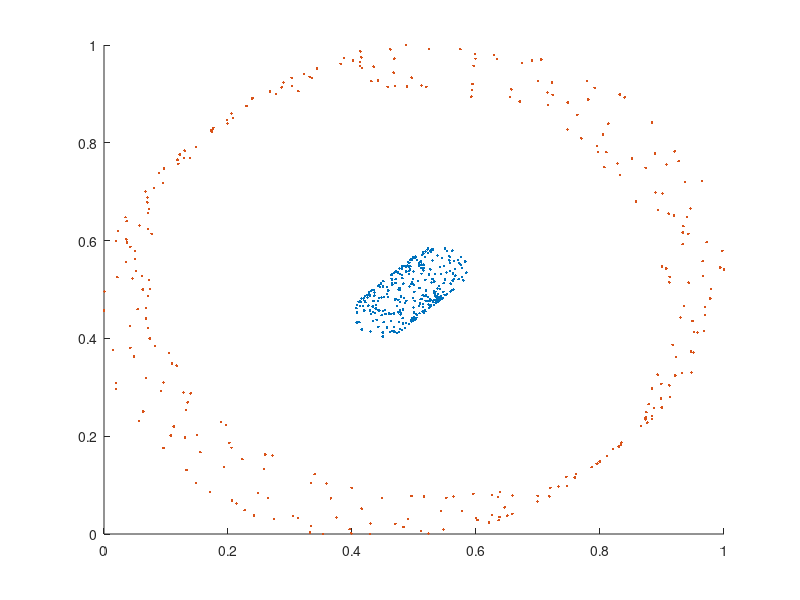

Recreate this plot in MATLAB.
close all
clear all
clc



% % % 2023.02.22
% % % K-Means implementation 1
% 
% load fisheriris
% data = meas(:,3:4);
% rng default; % For reproducibility
% data = [randn(100,2)*0.75+ones(100,2);
%     randn(100,2)*0.5-ones(100,2)];
% 
% data_m = data;
% k = 2;
% 
% % center1(1) = randi([ceil(min(data(:, 1))), floor(max(data(:, 1)))]);
% % center1(2) = randi([ceil(min(data(:, 2))), floor(max(data(:, 2)))]);
% % center2(1) = randi([ceil(min(data(:, 1))), floor(max(data(:, 1)))]);
% % center2(2) = randi([ceil(min(data(:, 2))), floor(max(data(:, 2)))]);
% center(1, :) = [0, 0];
% center(2, :) = [.1, .1];
% 
% for i = 1: 3
% 	
% 	g1 = [];
% 	g2 = [];
% 	
% % 	d1(:, 1) = sqrt((data(:, 1) - center1(1)) .^ 2);
% % 	d1(:, 2) = sqrt((data(:, 2) - center1(2)) .^ 2);
% 	distance1 = sqrt((data(:, 1) - center(1, 1)) .^ 2 + (data(:, 2) - center(1, 2)) .^ 2);
% % 	d2(:, 1) = sqrt((data(:, 1) - center2(1)) .^ 2);
% % 	d2(:, 2) = sqrt((data(:, 2) - center2(2)) .^ 2);
% 	distance2 = sqrt((data(:, 1) - center(2, 1)) .^ 2 + (data(:, 2) - center(2, 2)) .^ 2);
% % 	distance1 = pdist2(data, center1);
% % 	distance2 = pdist2(data, center2);
% 	
% 	for j = 1: length(data)
% 		if (distance1(j) < distance2(j))
% 			g1(end + 1, :) = data(j, :);
% 		else
% 			g2(end + 1, :) = data(j, :);
% 		end
% 	end
% 	
% 	if not(isempty(g1))
% 		center(1, 1) = mean(g1(:, 1));
% 		center(1, 2) = mean(g1(:, 2));
% 	end
% 	if not(isempty(g2))
% 		center(2, 1) = mean(g2(:, 1));
% 		center(2, 2) = mean(g2(:, 2));
% 	end
% 	
% end
% 
% hold on
% % plot(data(:, 1), data(:, 2), '.')
% plot(g1(:, 1), g1(:, 2), 'r.', 'MarkerSize', 12)
% plot(g2(:, 1), g2(:, 2), 'b.', 'MarkerSize', 12)
% plot(center(1, 1), center(1, 2), '*')
% plot(center(2, 1), center(2, 2), 'kx')
% hold off










% % % 2023.02.23
% % % K-Means implementation 2
% 
% load fisheriris
% 
% k = 2;
% data = meas(:,3:4);
% % rng default; % For reproducibility
% % data = [randn(100,2)*0.75+ones(100,2);
% %     randn(100,2)*0.5-ones(100,2)];
% 
% colors = ['r', 'g', 'b', 'm', 'k', 'c'];
% symbols = ['x', '+', '*', 'o', 's', 'd'];
% distance = zeros(size(data, 1), k);
% [m, n] = size(data);
% center = zeros(k, n);
% for i = 1: k
% 	center(i, :) =  data(i, :);
% end
% 
% for i = 1: 20
% 	for j = 1: size(center, 1)
% 		tempCenter = center(j, :);
% 		tempDistance = sqrt(sum((data - tempCenter) .^ 2, 2));
% 		distance(:, j) = tempDistance;
% 	end
% 	
% 	[M, I] = min(distance, [], 2);
% 	
% 	for j = 1: k
% 		if not(isempty(data(I == j, :)))
% 			center(j, :) = mean(data(I == j, :));
% 		end
% 	end
% end
% 
% hold on
% for i = 1: m
% 	color_index = mod(i - 1, length(colors)) + 1;
%     color = colors(color_index); 
%     plot(data(I == i, 1), data(I == i, 2), '.', 'MarkerSize', 10, 'Color', color);
% end
% for i = 1: k
% 	symbol_index = mod(i - 1, length(symbols)) + 1;
% 	symbol = symbols(symbol_index);
% 	plot(center(i, 1), center(i, 2), symbol, 'MarkerSize', 15)
% end
% hold off










% % % 2023.02.23
% % % DBSCAN failed implementation 1
% 
% rng('default')
% N = 300; 
% r1 = 0.5;
% r2 = 5;
% theta = linspace(0, 2 * pi, N)';
% X1 = r1 * [cos(theta), sin(theta)] + rand(N, 1);
% X2 = r2 * [cos(theta), sin(theta)] + rand(N, 1);
% 
% data = [X1; X2];
% eps = .5;
% minPts = 5;
% 
% [m, n] = size(data);
% distance = zeros(m, n);
% dataInfo = [zeros(size(data, 1), 1) (-1 * ones(size(data, 1), 1))]; % column1 = visted or not, column2 = cluster group (-1 = none, 0 = noise)
% clusterID = 0;
% 
% 
% i = 1;
% while any(dataInfo(:, 1) == 0)
% 
% 	if dataInfo(i, 1) == 1
% 		i = i + 1;
% 		continue;
% 	end
% 	
% 	tempCenter = data(i, :);
% 	distance = sqrt(sum((data - tempCenter) .^ 2, 2));
% 	neighbors = find(distance <= eps);
% 	
% 	if (size(neighbors, 1) < minPts) && (dataInfo(i, 2) == -1)
% 		dataInfo(i, 2) = 0;
% 	elseif (size(neighbors, 1) > minPts) && (dataInfo(i, 2) == -1)
% 		clusterID = clusterID + 1;
% 		dataInfo(i, 2) = clusterID;
% 		dataInfo(neighbors, 2) = clusterID;
% 		[temp, i] = max(distance(neighbors));
% 		continue;
% 	end
% 	
% 	dataInfo(i, 1) = 1;
% 	
% 	i = i + 1;
% 	if (i > size(dataInfo, 1)) && any(dataInfo(:, 1) == 0)
% 		i = find(dataInfo(:, 1) == 0, 1, 'first');
% 	end
% end
% 
% plot(data(:,1),data(:,2), '.')









% % % 2023.02.24
% % % DBSCAN failed implementation 2
% 
% rng('default')
% N = 300; 
% r1 = 0.5;
% r2 = 5;
% theta = linspace(0, 2 * pi, N)';
% X1 = r1 * [cos(theta), sin(theta)] + rand(N, 1);
% X2 = r2 * [cos(theta), sin(theta)] + rand(N, 1);
% 
% dataIn = [X1; X2];
% eps = .1;
% minPts = 5;
% 
% data = (dataIn - min(dataIn)) ./ (max(dataIn) - min(dataIn));
% 
% buffer = [];
% [m, n] = size(data);
% distance = zeros(m, n);
% dataInfo = [zeros(size(data, 1), 1) (-1 * ones(size(data, 1), 1))]; % column1 = visted or not, column2 = cluster group (-1 = none, 0 = noise)
% clusterID = 0;
% 
% buffer(end + 1) = 1;
% 
% while any(dataInfo(:, 1) == 0)
% 
% 	index = buffer(1);
% 	
% 	if dataInfo(index, 1) == 1
% 		buffer = buffer(2: end);
% 		continue;
% 	else
% 		dataInfo(index, 1) = 1;
% 	end
% 	
% 	tempCenter = data(index, :);
% 	distance = sqrt(sum((data - tempCenter) .^ 2, 2));
% 	neighbors = find(distance <= eps);
% 	
% 	if (size(neighbors, 1) < minPts) && (dataInfo(index, 2) == -1)
% 		dataInfo(index, 2) = 0;
% 	elseif (size(neighbors, 1) > minPts) && (dataInfo(index, 2) == -1)
% 		if length(buffer) < 1
% 			clusterID = clusterID + 1;
% 		end
% 		dataInfo(neighbors, 2) = clusterID;
% 		[temp, tempIndex] = sort(distance(neighbors), 'descend');
% 		buffer = [buffer; tempIndex];
% 	end
% 	
% 	buffer = buffer(2: end);
% end
% 
% hold on
% for i = 1: clusterID
% 	plot(data(dataInfo(:, 2), 1), data(dataInfo(:, 2), 2), '.')
% end














% % 2023.03.01
% % DBSCAN implementation 3

rng('default')
N = 300; 
r1 = 0.5;
r2 = 5;
theta = linspace(0, 2 * pi, N)';
X1 = r1 * [cos(theta), sin(theta)] + rand(N, 1);
X2 = r2 * [cos(theta), sin(theta)] + rand(N, 1);
dataIn = [X1; X2];
% rng default; % For reproducibility
% dataIn = [randn(100,2)*0.75+ones(100,2);
%     randn(100,2)*0.5-ones(100,2)];
eps = .1;
minPts = 5;

data = (dataIn - min(dataIn)) ./ (max(dataIn) - min(dataIn));

buffer = [];
[m, n] = size(data);
distance = zeros(m, n);
dataInfo = [zeros(size(data, 1), 1) (-1 * ones(size(data, 1), 1))]; % column1 = visted or not, column2 = cluster group (-1 = none, 0 = noise)
clusterID = 1;
clusterSize = 0;

buffer(end + 1) = 1;

while any(dataInfo(:, 1) == 0)

	if isempty(buffer) && (clusterSize > 0) % check if buffer is empty
		clusterID = clusterID + 1;
		clusterSize = 0;
		buffer = min(find(dataInfo(:, 1) == 0));
	elseif isempty(buffer)
		buffer = min(find(dataInfo(:, 1) == 0));
	end
	
	index = buffer(1);
	
	if dataInfo(index, 1) == 1 % check if index has been visited before
		buffer = buffer(2: end);
		continue;
	else
		dataInfo(index, 1) = 1;
	end
	
	tempCenter = data(index, :);
	distance = sqrt(sum((data - tempCenter) .^ 2, 2));
	neighbors = find(distance <= eps);
	neighbors = neighbors(dataInfo(neighbors, 1) == 0);
	
% 	if isempty(buffer) && (size(neighbors, 1) < minPts) % noise check
% 		dataInfo(index, 2) = 0;
% 	elseif isempty(buffer) && (size(neighbors, 1) > minPts) % new cluster
% 		clusterID = clusterID + 1;
% 	end
	
	if not(isempty(buffer))	&& ((size(neighbors, 1) < minPts) && (clusterSize == 0)) % noise
% 		clusterID = clusterID - 1;
		dataInfo(neighbors, 2) = 0;
	elseif not(isempty(buffer))	&& (size(neighbors, 1) < minPts)
		dataInfo(index, 2) = clusterID;
		clusterSize = clusterSize + 1;
	elseif not(isempty(buffer))	&& (size(neighbors, 1) > minPts) % cluster
		dataInfo(neighbors, 2) = clusterID;
		[temp, tempIndex] = sort(distance(neighbors), 'descend');
		tempIndex = neighbors(tempIndex);
		tempIndex = setdiff(tempIndex, buffer);
		buffer = [buffer; tempIndex];
		clusterSize = clusterSize + 1;
	end
	
	buffer = buffer(2: end);
end

hold on
for i = 0: clusterID
	plot(data(dataInfo(:, 2) == i, 1), data(dataInfo(:, 2) == i, 2), '.') 	
end

% plot(data(:,1),data(:,2), '.')






